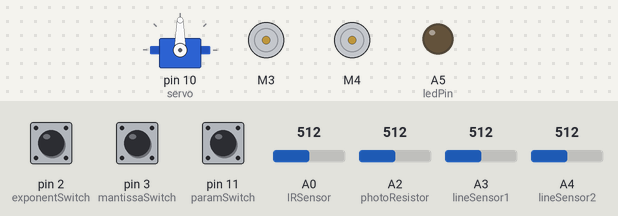
A sketch run on a simulated Arduino Uno, built with avr-gcc and run on an emulated ATmega328P. Parts: servo, 2 × DC motor (green arrow = forward, orange = backward, longer = faster), output pins drawn as LEDs (lit = HIGH). Inputs (shaded band) come from the test bench; at power-on: A2 (photoResistor) = 512, pin 2 (exponentSwitch) HIGH, pin 3 (mantissaSwitch) HIGH, pin 11 (paramSwitch) HIGH, A0 (IRSensor) = 512, A3 (lineSensor1) = 512, A4 (lineSensor2) = 512. What the sketch prints to the serial monitor is not drawn.

Above: at 0.8 s.
0.9 s: A2 (photoResistor) set to 159
2.4 s: A2 (photoResistor) set to 142
At 2.56 s:
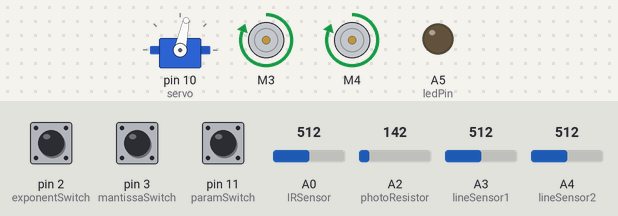
At 4.2 s:
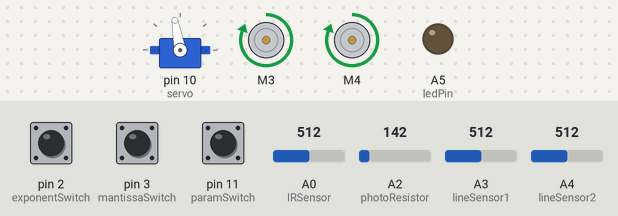
Timing chart, 0 to 5.7 s (numbered marks = the images above; inputs shaded):
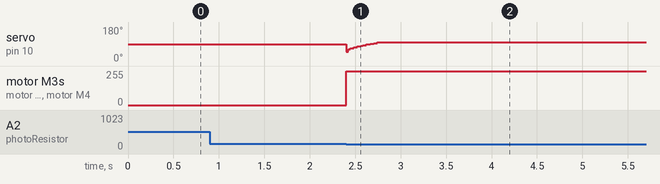

The sketch:

WallFollower.ino
```cpp
#include <AFMotor.h>
#include <Servo.h>
#include <cmath>
#include "RingBuffer.h"

#define paramSwitch 11
#define exponentSwitch 2
#define mantissaSwitch 3
#define IRSensor A0
#define potMeter A1
#define photoResistor A2
#define lineSensor1 A3
#define lineSensor2 A4
#define ledPin A5
#define baudrate 9600

// Motors and servos
Servo servo;
AF_DCMotor rightMotor(3, MOTOR34_1KHZ);
AF_DCMotor leftMotor(4, MOTOR34_1KHZ);

// Store previous values
RingBuffer<float, 5> distValues;
RingBuffer<float, 5> distErrorValues;
RingBuffer<float, 5> velErrorValues;

// PID tuning constants
float dist_Kp = 6.f;
float dist_Ki = 0.f;
float dist_Kd = 1.f;
float vel_Kp = 60.f;
float vel_Ki = 0.f;
float vel_Kd = 5.f;

// Controller limits
float distIntLimit = 1000.f;
float velIntLimit = 1000.f;
float velSetpointLimit = 1.f; // m/s

// Integral accumulators
float distErrorInt = 0.f;
float velErrorInt = 0.f;

// Output filter
float filteredOutput = 0.f;
float filterConstant = 0.05f;

// Setpoints
float distSetpoint = 0.3f; // meters

// Loop control
const unsigned int loopPeriodMs = 20;
float dt = loopPeriodMs / 1000.f;
unsigned long lastMillis = 0;
unsigned int cycleCount = 0;
const unsigned int displayUpdateCycles = 10;

// Steering parameters
int servoCenter = 65;
int servoRight = 100;
int servoLeft = 30;

// Function prototypes
float getDistance();
float derivative(RingBuffer<float, 5>& x, float dt);

// Light sensor
int photoResistorThreshold = 150;

// Line sensor
float filteredLineSignal1 = 0.f;
float filteredLineSignal2 = 0.f;
float lineFilterConstant = 0.3f;
float lineRisingThreshold = 625.f;
float lineFallingThreshold = 500.f;
int lineCount = 0;
bool onLine1 = false;
bool onLine2 = false;
int lineCountTarget = 14;
unsigned long lastLineMillisBoth = 0;
unsigned long lastLineMillis1 = 0;
unsigned long lastLineMillis2 = 0;
unsigned long lineWindow = 1000; // ms
unsigned long lineTimeout = 1500; // ms

// Debug info
float distance;

// Tuning data structures
struct Parameter {
	float* var;
	const char* name;
};
Parameter params[] = {
	{ &dist_Kp, "dist_Kp" },
	{ &dist_Ki, "dist_Ki" },
	{ &dist_Kd, "dist_Kd" },
	{ &vel_Kp, "vel_Kp" },
	{ &vel_Ki, "vel_Ki" },
	{ &vel_Kd, "vel_Kd" },
	{ &distIntLimit, "distIntLim" },
	{ &velIntLimit, "velIntLim" },
	{ &velSetpointLimit, "velSPLim" },
	{ &distSetpoint, "distSP" },
	{ &filterConstant, "filter_C" },
	{ &distance, "dist" },
};
int currentParam = 0;
bool switchParamsPressed = false;
bool setExponentPressed = false;
bool setMantissaPressed = false;
enum InterfaceMode {
    viewMode,
    exponentMode,
    mantissaMode,
};
InterfaceMode interfaceMode;
int currentExponent;
float currentMantissa;
const int maxExponent = 6;
const int minExponent = -3;


void setup() {
	Serial.begin(baudrate);

	pinMode(paramSwitch, INPUT);
	pinMode(exponentSwitch, INPUT);
	pinMode(mantissaSwitch, INPUT);
	pinMode(photoResistor, INPUT);
	pinMode(lineSensor1, INPUT);
	pinMode(lineSensor2, INPUT);
	pinMode(ledPin, OUTPUT);

	digitalWrite(paramSwitch, HIGH);
	digitalWrite(exponentSwitch, HIGH);
	digitalWrite(mantissaSwitch, HIGH);
	digitalWrite(photoResistor, HIGH);
	digitalWrite(lineSensor1, HIGH);
	digitalWrite(lineSensor2, HIGH);
	digitalWrite(ledPin, LOW);

	servo.attach(10);

	// Wait for start light
	while(analogRead(photoResistor) > photoResistorThreshold) {}

	rightMotor.setSpeed(255);
	leftMotor.setSpeed(255);
	rightMotor.run(FORWARD);
	leftMotor.run(FORWARD);
}

void loop() {
    /* Use a position feedback loop to control the setpoint of a velocity feedback loop */
    // Position loop
    distValues.push(getDistance());
    float distError = distSetpoint - distValues[0];
    distErrorValues.push(distError);
	distance = distValues[0];

    distErrorInt += distError * dt;
    distErrorInt = constrain(distErrorInt, -distIntLimit, distIntLimit);

    float velSetpoint = dist_Kp * distError + dist_Ki * distErrorInt + dist_Ki * derivative(distErrorValues, dt);
    velSetpoint = constrain(velSetpoint, -velSetpointLimit, velSetpointLimit);

    // Velocity loop
    float velError = velSetpoint - derivative(distValues, dt);
    velErrorValues.push(velError);

    velErrorInt += velError * dt;
    velErrorInt = constrain(velErrorInt, -velIntLimit, velIntLimit);

    float controlValue = vel_Kp * velError + vel_Ki * velErrorInt + vel_Ki * derivative(velErrorValues, dt);

	filteredOutput = filteredOutput * (1.f - filterConstant) + controlValue * filterConstant;

    // Use velocity loop output to control the steering angle
	int servoValue = servoCenter + (int)filteredOutput;
	servoValue = constrain(servoValue, servoLeft, servoRight);
	servo.write(servoValue);


    // Handle buttons
    bool temp = switchPressed(paramSwitch);

    if (temp && !switchParamsPressed) {
        interfaceMode = viewMode;
        ++currentParam;
        currentParam %= sizeof params / sizeof (Parameter);
    }
    switchParamsPressed = temp;

	temp = switchPressed(exponentSwitch);
    if (temp && !setExponentPressed) {
        if (interfaceMode == exponentMode) {
            interfaceMode = viewMode;
            *params[currentParam].var = currentMantissa * pow(10.f, (float)currentExponent);
        } else {
            interfaceMode = exponentMode;
            currentMantissa = *params[currentParam].var / pow(10.f, (float)(int)log10(*params[currentParam].var));
        }
    }
    setExponentPressed = temp;

	temp = switchPressed(mantissaSwitch);
    if (temp && !setMantissaPressed) {
        if (interfaceMode == mantissaMode) {
            interfaceMode = viewMode;
            *params[currentParam].var = currentMantissa * pow(10.f, (float)currentExponent);
        } else {
            interfaceMode = mantissaMode;
            currentExponent = (int)log10(*params[currentParam].var);
        }
    }
    setMantissaPressed = temp;

    // Draw interface
    if (cycleCount % displayUpdateCycles == 0) {
        clearScreen();

		Serial.print("?x00?y0");
        Serial.print(params[currentParam].name);

        switch (interfaceMode) {
        case viewMode:
			Serial.print("?x00?y1");
			Serial.print(*params[currentParam].var);
            break;
        case exponentMode:
            currentExponent = minExponent + (int)((long)analogRead(potMeter) * (maxExponent - minExponent) / 1024);
            Serial.print("?x15?y0");
            Serial.print("E");
			Serial.print("?x00?y1");
			Serial.print(currentMantissa * pow(10.f, (float)currentExponent));
            break;
        case mantissaMode:
            currentMantissa = analogRead(potMeter) / 1023.f;
            if (currentMantissa < 0.1f) {
                currentMantissa = 0.f;
            }
            Serial.print("?x15?y0");
            Serial.print("M");
			Serial.print("?x00?y1");
			Serial.print(currentMantissa * pow(10.f, (float)currentExponent));
            break;
        }
    }

	// Sense lines
	filteredLineSignal1 = filteredLineSignal1 * (1.f - lineFilterConstant) +
						 analogRead(lineSensor1) * lineFilterConstant;
	filteredLineSignal2 = filteredLineSignal2 * (1.f - lineFilterConstant) +
						 analogRead(lineSensor2) * lineFilterConstant;

	bool risingEdge = false;

	if (filteredLineSignal1 > lineRisingThreshold && !onLine1) {
		onLine1 = true;
		lastLineMillis1 = millis();
		if (millis() - lastLineMillis2 < lineWindow &&
			millis() - lastLineMillisBoth > lineTimeout) {
			lineCount++;
			lastLineMillisBoth = millis();
		}
	}
	if (filteredLineSignal2 > lineRisingThreshold && !onLine2) {
		onLine2 = true;
		lastLineMillis2 = millis();
		if (millis() - lastLineMillis1 < lineWindow &&
			millis() - lastLineMillisBoth > lineTimeout) {
			lineCount++;
			lastLineMillisBoth = millis();
		}
	}

	if (filteredLineSignal1 < lineFallingThreshold && onLine1) {
		onLine1 = false;
		lastLineMillis1 = millis();
	}
	if (filteredLineSignal2 < lineFallingThreshold && onLine2) {
		onLine2 = false;
		lastLineMillis2 = millis();
	}

	if (lineCount >= lineCountTarget) {
		// Stop moving
		rightMotor.run(RELEASE);
		leftMotor.run(RELEASE);
	}

	digitalWrite(ledPin, millis() - lastLineMillisBoth < 500);


    // Limit loop speed to a consistent value to make timing and integration simpler
    while (millis() - lastMillis < loopPeriodMs) {}

    lastMillis = millis();
    ++cycleCount;
}


float getDistance() {
    const float c1 = 0.0291f;
	const float c2 = 0.00076f;

	float value = analogRead(IRSensor);

	return 1.f / (value * c1 + c2);
}


float derivative(RingBuffer<float, 5>& x, float dt) {
    // Uses a 4th order backward finite difference method the approximate the derivative of a set of data
    return ( 2.083333f * x[0] - 4.f * x[1] + 3.f * x[2] - 1.333333f * x[3] + 0.25f * x[4] ) / dt;
}


void clearScreen() {
	Serial.print("?f");
}

bool switchPressed(int button) {
	return !digitalRead(button);
}
```

RingBuffer.h
```cpp
#ifndef RINGBUFFER_H
#define RINGBUFFER_H


template <typename T, int Capacity>
class RingBuffer
{
public:
    RingBuffer()
    {
        headIndex = 0;
        size_ = 0;
    }
    volatile T& operator[](int index) volatile;
    T read(int index) const volatile;
    void write(T value, int index) volatile;
    void push(T value) volatile;
    T pop() volatile;
    int size() const volatile
    {
        return size_;
    }
    int capacity() const volatile
    {
        return Capacity;
    }
	void clear() volatile
	{
		size_ = 0;
	}

private:
    T data[Capacity];
    int headIndex;
    int size_;
    inline int getRealIndex(int index) const volatile
    {
        return ((headIndex - index) % Capacity + Capacity) % Capacity;
    }
};


/* read(int index)
 *
 * Returns the object stored at a given index.
 */
template <typename T, int Capacity>
inline T RingBuffer<T, Capacity>::read(int index) const volatile
{
    return data[getRealIndex(index)];
}


/* operator[int index]
 *
 * Returns a reference to the object stored at a given index.
 */
template <typename T, int Capacity>
inline volatile T& RingBuffer<T, Capacity>::operator[](int index) volatile
{
    return data[getRealIndex(index)];
}


/* write(T value, int index)
 *
 * Sets the value of the object stored at the given index.
 */
template <typename T, int Capacity>
inline void RingBuffer<T, Capacity>::write(T value, int index) volatile
{
    data[getRealIndex(index)] = value;
}


/* push(T value)
 *
 * Pushes the given value to the head of the buffer.
 * Moves the head forward.
 * Overwrites the oldest value when size == capacity.
 */
template <typename T, int Capacity>
inline void RingBuffer<T, Capacity>::push(T value) volatile
{
    ++headIndex %= Capacity;
    data[headIndex] = value;
    if (size_ < Capacity)
        ++size_;
}


/* pop()
 *
 * Pops the top value off of the buffer and returns it.
 * Moves the head backward.
 * Calling pop() when size == 0 results in undefined behavior.
 */
template <typename T, int Capacity>
inline T RingBuffer<T, Capacity>::pop() volatile
{
    int oldHead = headIndex;
    headIndex = (headIndex - 1 + Capacity) % Capacity;
    if (size > 0)
        --size_;
    return data[oldHead];
}


#endif // RINGBUFFER_H
```

Measured:
- the behaviour switches between 151 and 150 on A2 (photoResistor) (found by bisection; images 0 and 1)
- after the input at 0.9 s, every drawn part: stays the same
- after the input at 2.4 s, motor M3, motor M4: stopped → forward 255/255 at once
